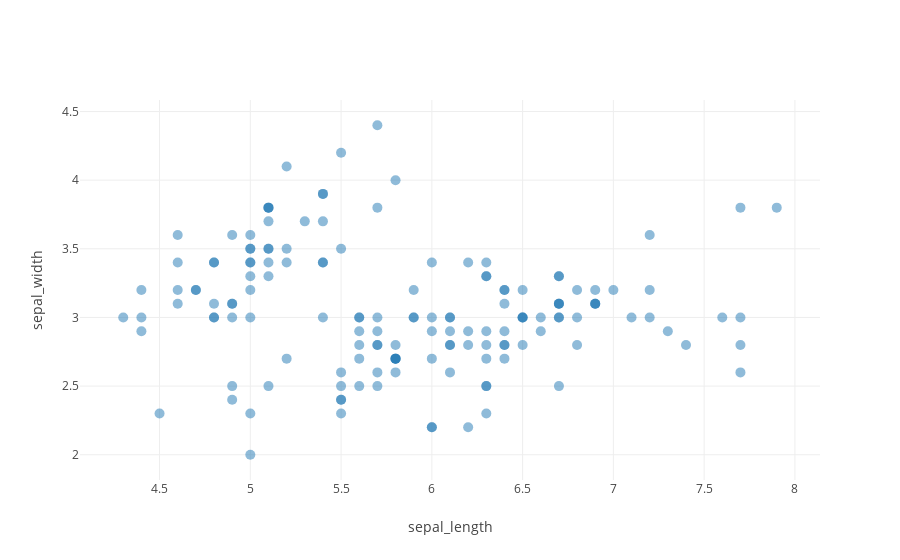

Notebook cell for this chart:
### Code cell
x = df['sepal_length']
y = df['sepal_width']

display(HTML('<figcaption> Plotly graph </figcaption>'))

trace = go.Scatter(
    mode = 'markers',
    x = list(x),
    y = list(y),
    marker = dict(size = marker_size, 
                 opacity = opacity)
)

data = [trace]
layout = go.Layout(
    xaxis = dict(title = 'sepal_length'),
    yaxis = dict(title = 'sepal_width')
)

fig = dict(data = data,
             layout = layout);
plotly.offline.iplot(fig);

### Figure 1 — Plotly figure (JSON) as saved in the notebook; plotly's stock layout.template omitted (floating-point values rounded to 4 significant figures; data arrays with more than 128 entries replaced by an {"elided": "..."} marker saying what was removed)
{"data": [{"marker": {"opacity": 0.5, "size": 10}, "mode": "markers", "type": "scatter", "uid": "ffd0912b-7cce-41ef-957c-5261c1b2281d", "x": {"elided": "150 float values"}, "y": {"elided": "150 float values"}}], "layout": {"xaxis": {"title": {"text": "sepal_length"}}, "yaxis": {"title": {"text": "sepal_width"}}}}
